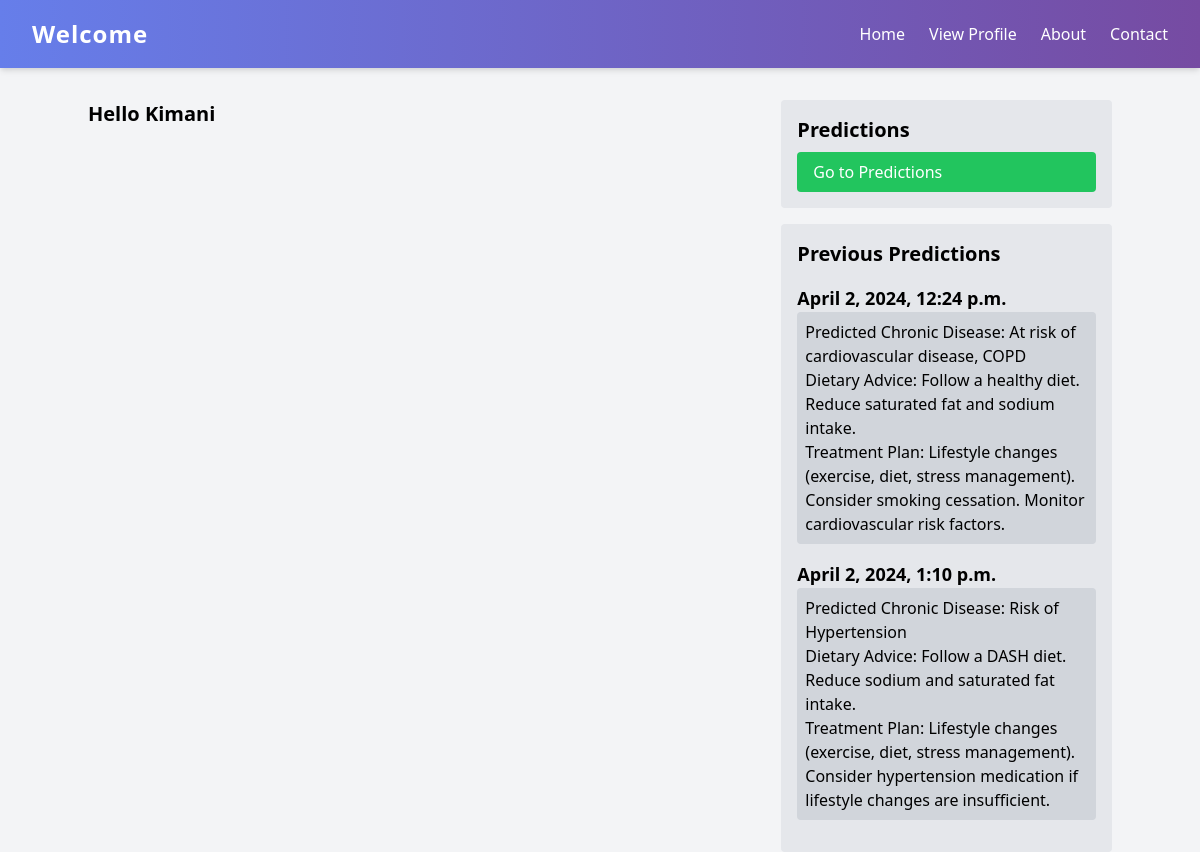
/ (signed in), run on the app's committed database.
### apps/prediction/models.py (models this page shows, shortened)
class Prediction(models.Model):
    user = models.ForeignKey(User, on_delete=models.CASCADE, related_name='predictions')
    input_data = models.TextField()
    generated_text = models.TextField()
    created_at = models.DateTimeField(auto_now_add=True)

### apps/main/views.py (the view)
# urls.py: path('', home, name='home'),
@login_required
def home(request):
    if request.user.is_authenticated:
        user_predictions = request.user.predictions.all()
    else:
        user_predictions = None
    context = {
        'predictions': user_predictions
    }
    return render(request, 'main/home.html', context)

### apps/main/templates/main/home.html (shortened to what this page needs)
<!DOCTYPE html>
<html lang="en">
<head>
    <script src="https://cdn.tailwindcss.com"></script>
    {% url 'users:login' as login_url %}
</head>
<body class="bg-gray-100">
    <nav class="navbar-main flex justify-between items-center px-8 py-4 text-white">
        <div class="navbar-brand">Welcome</div>
        <div class="flex space-x-6">
            <a href="{% url 'main:home' %}" class="nav-link">Home</a>
            <a href="{% url 'users:profile' %}" class="nav-link">View Profile</a>
            <a href="#" class="nav-link">About</a>
            <a href="#" class="nav-link">Contact</a>
        </div>
    </nav>
    <div class="container mx-auto mt-8">
        <div class="grid grid-cols-3 gap-4">
            <div class="col-span-2">
                <h1 class="text-xl font-bold mb-4">Hello {{ request.user.username }}</h1>
            </div>
            <div>
                <div class="bg-gray-200 p-4 rounded mb-4">
                    <h2 class="text-xl font-semibold mb-2">Predictions</h2>
                    <a href="{% url 'prediction:generate_texts' %}" class="block px-4 py-2 rounded bg-green-500 hover:bg-green-600 text-white">Go to Predictions</a>
                </div>
                {% if predictions %}
                <div class="bg-gray-200 p-4 rounded">
                    <h2 class="text-xl font-semibold mb-4">Previous Predictions</h2>
                    {% for prediction in predictions %}
                    <div class="mb-4">
                        <h3 class="text-lg font-bold">{{ prediction.created_at }}</h3>
                        <p class="bg-gray-300 p-2 rounded">{{ prediction.generated_text|linebreaksbr }}</p>
                    </div>
                    {% endfor %}
                </div>
                {% endif %}
            </div>
        </div>
    </div>
</body>
</html>

### apps/main/templates/main/home.html (style rules this page uses)
.navbar-main { background: linear-gradient(90deg, #667eea 0%, #764ba2 100%); box-shadow: 0 4px 6px -1px rgba(0, 0, 0, 0.1), 0 2px 4px -1px rgba(0, 0, 0, 0.06); }
.navbar-brand { font-size: 1.5rem; font-weight: 700; letter-spacing: 1px; }
.nav-link { font-weight: 500; transition: all 0.2s ease-in-out; }

### data on the page
Prediction: created_at "April 2, 2024, 12:24 p.m.", generated_text "Predicted Chronic Disease: At risk of cardiovascular disease, COPD Dietary Advice: Follow a healthy diet. Reduce saturated fat and sodium intake. Treatment Plan: Lifestyle changes (exercise, diet, stress management). Consider smoking cessation. Monitor cardiovascular risk factors."
Prediction: created_at "April 2, 2024, 1:10 p.m.", generated_text "Predicted Chronic Disease: Risk of Hypertension Dietary Advice: Follow a DASH diet. Reduce sodium and saturated fat intake. Treatment Plan: Lifestyle changes (exercise, diet, stress management). Consider hypertension medication if lifestyle changes are insufficient."

### other printed values
{{ request.user.username }} "Kimani"
